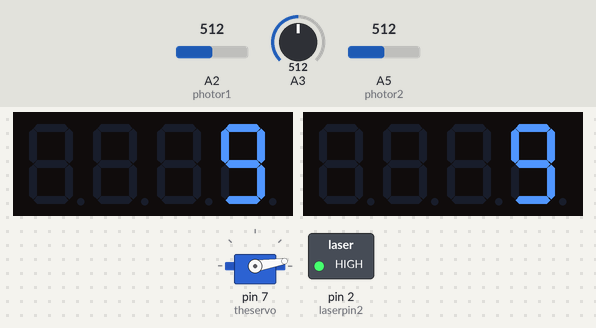
Recording of a sketch running on a simulated Arduino Uno, built with avr-gcc and run on an emulated ATmega328P. Parts: servo, 2 × 4-digit seven-segment display, switched loads named in the sketch (green lamp = pin HIGH). The test bench sets the inputs (shaded band); at power-on: A2 (photor1) = 512, A5 (photor2) = 512, A3 = 512. Random numbers use the default seed unless the sketch sets one; pins used as bus, display or sensor lines are not drawn.

Above: at 4.11 s.
4.4 s: A2 (photor1) set to 810
At 4.71 s:
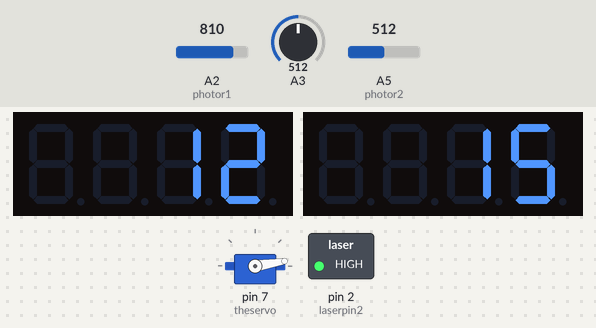
5.9 s: A5 (photor2) set to 788
8.2 s: A5 (photor2) set to 810
At 11.0 s:
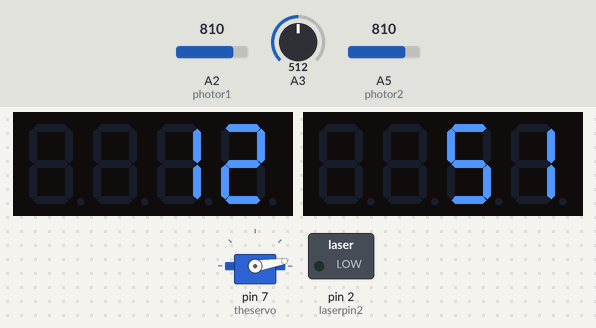
Timing chart, 0 to 16.4 s (numbered marks = the images above; inputs shaded):
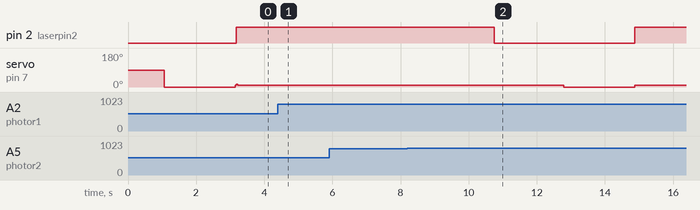

The sketch:

lasergame2017.ino
```cpp
//#include <Scheduler.h>

#include <Servo.h>

#include <TM1637Display.h> // this controls the seven-segment display and is not a standard library;
                           // I found it here: https://github.com/avishorp/TM1637
#define CLK1 5   //choose these
#define DIO1 6   // these are for the seven segment display
#define CLK2 9
#define DIO2 10

TM1637Display TM1( CLK1, DIO1);
TM1637Display TM2( CLK2, DIO2); // these are the seven segment display objects
Servo theservo;
const int photor1 = A2;
const int photor2 = A5;
const int laserpin1 = 1;
const int laserpin2 = 2;

bool p1swon = 0;  bool p2swon = 0;
bool firstwin1 = 0; bool firstwin2 = 0;
unsigned long wintime1;  unsigned long wintime2;
unsigned long starttime;
const int cycletime = 30000;
const float ilog2 = 1/log(2); const float logcycle = log(cycletime); int t;

void set() {
  theservo.attach(7);
  p1swon = 0;
  p2swon = 0;
  firstwin1 = 0;
  firstwin2 = 0;
  TM1.setBrightness(0x0f);
  TM2.setBrightness(0x0f);
  Serial.begin(9600);
  pinMode(photor1, INPUT);
  pinMode(photor2, INPUT);
  pinMode(laserpin1, OUTPUT);
  pinMode(laserpin2, OUTPUT);
  randomSeed(analogRead(A3));
  digitalWrite(laserpin1, LOW);
  digitalWrite(laserpin2, LOW);
  TM1.showNumberDec(3); //countdown
  TM2.showNumberDec(3);
  delay(1000);
  theservo.write(0);
  TM1.showNumberDec(2);
  TM2.showNumberDec(2);
  delay(1000);
  TM1.showNumberDec(1);
  TM2.showNumberDec(1);
  delay(1000);
  starttime = millis();
  //Scheduler.startLoop(timer);
}

void setup() {
  set();
}

void showtime() {
  t = (millis() - starttime)/100; //showtime();
  if ((p1swon == 1) && (firstwin1 == 0)) {
    wintime1 = t;
    firstwin1 = 1;
  }
  if ((p2swon == 1) && (firstwin2 == 0)) {
    wintime2 = t;
    firstwin2 = 1;
  }
  if ((p1swon == 0) && (p2swon ==0)) {
      TM1.showNumberDec(t);
      TM2.showNumberDec(t);
      //delay(100);
    }
  if((p1swon == 1) && (p2swon == 1)) {
      victorydance(wintime1,wintime2);
      }
  if ((p1swon == 1) && (p2swon ==0)) {
      TM1.showNumberDec(wintime1);
      TM2.showNumberDec(t);
      //delay(100);
      }
  if ((p1swon == 0) && (p2swon == 1)) {
      TM1.showNumberDec(t);
      TM2.showNumberDec(wintime2);
      //delay(100);
      }
      //yield();
}

void loop() {
  if (analogRead(photor1) > 800 || p1swon == 1) { // check();
    p1swon = 1;
   // showtime();
  }
  if (analogRead(photor2) > 800 || p2swon == 1) {
    p2swon = 1;
  }
  int T = (millis()-starttime) % cycletime;  // motion();
  if (T < 100) {
    int arc = random(0,25);
    if (arc < 0) {
      arc = 360 + arc;
    }
    theservo.write(arc); //move every cycle
  }
  float v = ilog2*(log(cycletime-T)-logcycle); // log base 2 of (cycletime-t)/cycletime
  if (v - floor(v) < .05) { // warning blinker
    digitalWrite(laserpin1, LOW);
    digitalWrite(laserpin2, LOW);
  } else {
    digitalWrite(laserpin1, HIGH);
    digitalWrite(laserpin2, HIGH);
  }
  showtime();
  //Serial.println(analogRead(A2));
  //Serial.println(analogRead(A5));
}

void victorydance(unsigned long wintime1, unsigned long wintime2) {
     TM1.showNumberDec(wintime1);
     TM2.showNumberDec(wintime2);
     delay(1000);
     for (int i = 0; i < 10; i++) {
      if (i % 2 == 0) {
        TM1.setBrightness(0);
        TM2.setBrightness(0);
        TM1.showNumberDec(wintime1);
        TM2.showNumberDec(wintime2);
        //theservo.write(0);
        delay(100);
      } else {
        TM1.setBrightness(7);
        TM2.setBrightness(7);
        TM1.showNumberDec(wintime1);
        TM2.showNumberDec(wintime2);
        //theservo.write(180);
        delay(100);
      }
     }
     if (wintime1 >= wintime2) {
       TM2.setBrightness(7);
       TM1.setBrightness(0);
       TM1.showNumberDec(wintime1);
       TM2.showNumberDec(wintime2);
       digitalWrite(laserpin2, HIGH);
       digitalWrite(laserpin1, LOW);
     } else {
       TM1.setBrightness(7);
       TM2.setBrightness(0);
       TM1.showNumberDec(wintime1);
       TM2.showNumberDec(wintime2);
       digitalWrite(laserpin1, HIGH);
       digitalWrite(laserpin2, LOW);
     }
     delay(1000);
     set();
}
```

Measured:
- the behaviour switches between 800 and 801 on A5 (photor2) (found by bisection; images 1 and 2)
- after the input at 8.2 s, pin 2 (laserpin2): HIGH → LOW after 2.5 s, → HIGH 4.1 s later; servo on pin 7 (theservo): 9° → 0° after 4.6 s, → 9° 2.1 s later
